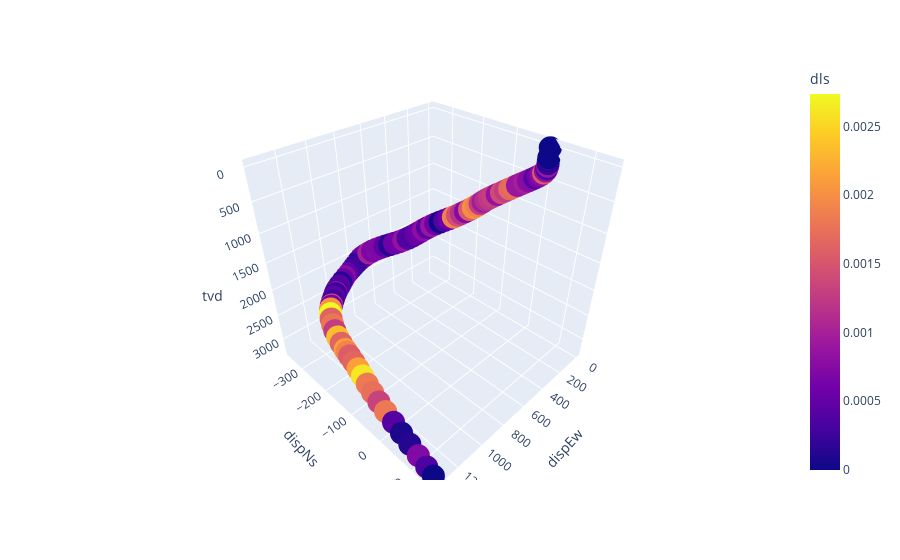

The code cell stored with this chart in its notebook:
### Markdown cell above
file:///home/luis/Downloads/newplot%20(7).png![image.png](attachment:image.png)

### Code cell
fig = px.scatter_3d(traj_wellbore,"dispEw","dispNs","tvd",color = "dls")
fig.update_scenes(zaxis_autorange = "reversed")
fig.show()
